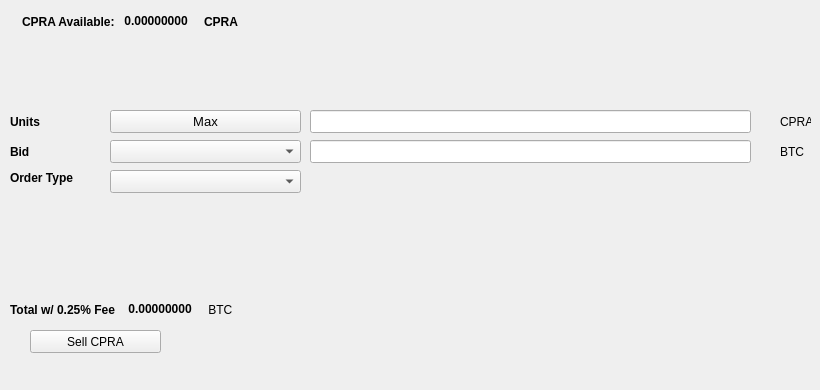
   <widget class="QWidget" name="SellTab">
    <attribute name="title">
     <string>Sell</string>
    </attribute>
    <widget class="QLabel" name="label_16">
     <property name="geometry">
      <rect>
       <x>780</x>
       <y>140</y>
       <width>31</width>
       <height>23</height>
      </rect>
     </property>
     <property name="text">
      <string>BTC</string>
     </property>
    </widget>
    <widget class="QComboBox" name="SellBidcomboBox">
     <property name="geometry">
      <rect>
       <x>110</x>
       <y>140</y>
       <width>191</width>
       <height>23</height>
      </rect>
     </property>
     <property name="font">
      <font>
       <pointsize>10</pointsize>
      </font>
     </property>
    </widget>
    <widget class="QLabel" name="label_18">
     <property name="geometry">
      <rect>
       <x>10</x>
       <y>110</y>
       <width>46</width>
       <height>23</height>
      </rect>
     </property>
     <property name="font">
      <font>
       <weight>75</weight>
       <bold>true</bold>
      </font>
     </property>
     <property name="text">
      <string>Units</string>
     </property>
    </widget>
    <widget class="QPushButton" name="Sell_Max_Amount">
     <property name="geometry">
      <rect>
       <x>110</x>
       <y>110</y>
       <width>191</width>
       <height>23</height>
      </rect>
     </property>
     <property name="font">
      <font>
       <pointsize>10</pointsize>
      </font>
     </property>
     <property name="text">
      <string>Max</string>
     </property>
    </widget>
    <widget class="QLabel" name="label_20">
     <property name="geometry">
      <rect>
       <x>10</x>
       <y>170</y>
       <width>91</width>
       <height>16</height>
      </rect>
     </property>
     <property name="font">
      <font>
       <weight>75</weight>
       <bold>true</bold>
      </font>
     </property>
     <property name="text">
      <string>Order Type</string>
     </property>
    </widget>
    <widget class="QComboBox" name="SellOrdertypeCombo">
     <property name="geometry">
      <rect>
       <x>110</x>
       <y>170</y>
       <width>191</width>
       <height>23</height>
      </rect>
     </property>
     <property name="font">
      <font>
       <pointsize>10</pointsize>
      </font>
     </property>
    </widget>
    <widget class="QLabel" name="label_21">
     <property name="geometry">
      <rect>
       <x>10</x>
       <y>140</y>
       <width>46</width>
       <height>23</height>
      </rect>
     </property>
     <property name="font">
      <font>
       <weight>75</weight>
       <bold>true</bold>
      </font>
     </property>
     <property name="text">
      <string>Bid</string>
     </property>
    </widget>
    <widget class="QLabel" name="label_22">
     <property name="geometry">
      <rect>
       <x>780</x>
       <y>110</y>
       <width>31</width>
       <height>23</height>
      </rect>
     </property>
     <property name="text">
      <string>CPRA</string>
     </property>
    </widget>
    <widget class="QLineEdit" name="UnitsInputCPRA">
     <property name="geometry">
      <rect>
       <x>310</x>
       <y>110</y>
       <width>441</width>
       <height>23</height>
      </rect>
     </property>
     <property name="font">
      <font>
       <pointsize>9</pointsize>
       <weight>75</weight>
       <bold>true</bold>
      </font>
     </property>
    </widget>
    <widget class="QLineEdit" name="SellBidPriceEdit">
     <property name="geometry">
      <rect>
       <x>310</x>
       <y>140</y>
       <width>441</width>
       <height>23</height>
      </rect>
     </property>
     <property name="font">
      <font>
       <pointsize>9</pointsize>
       <weight>75</weight>
       <bold>true</bold>
      </font>
     </property>
    </widget>
    <widget class="QPushButton" name="SellCPRABTN">
     <property name="geometry">
      <rect>
       <x>30</x>
       <y>330</y>
       <width>131</width>
       <height>23</height>
      </rect>
     </property>
     <property name="text">
      <string>Sell CPRA</string>
     </property>
     <property name="icon">
      <iconset resource="../capracoin">
       <normaloff>:/icons/bitcoin</normaloff>:/icons/bitcoin</iconset>
     </property>
    </widget>
    <widget class="QWidget" name="layoutWidget3">
     <property name="geometry">
      <rect>
       <x>22</x>
       <y>12</y>
       <width>258</width>
       <height>19</height>
      </rect>
     </property>
     <layout class="QHBoxLayout" name="horizontalLayout">
      <item>
       <widget class="QLabel" name="label232_2">
        <property name="font">
         <font>
          <weight>75</weight>
          <bold>true</bold>
         </font>
        </property>
        <property name="text">
         <string>CPRA Available:</string>
        </property>
       </widget>
      </item>
      <item>
       <widget class="QLabel" name="CPRAAvailableLabel">
        <property name="palette">
         <palette>
          <active>
           <colorrole role="WindowText">
            <brush brushstyle="SolidPattern">
             <color alpha="255">
              <red>0</red>
              <green>0</green>
              <blue>0</blue>
             </color>
            </brush>
           </colorrole>
           <colorrole role="Button">
            <brush brushstyle="SolidPattern">
             <color alpha="255">
              <red>0</red>
              <green>170</green>
              <blue>0</blue>
             </color>
            </brush>
           </colorrole>
           <colorrole role="Light">
            <brush brushstyle="SolidPattern">
             <color alpha="255">
              <red>0</red>
              <green>255</green>
              <blue>0</blue>
             </color>
            </brush>
           </colorrole>
           <colorrole role="Midlight">
            <brush brushstyle="SolidPattern">
             <color alpha="255">
              <red>0</red>
              <green>212</green>
              <blue>0</blue>
             </color>
            </brush>
           </colorrole>
           <colorrole role="Dark">
            <brush brushstyle="SolidPattern">
             <color alpha="255">
              <red>0</red>
              <green>85</green>
              <blue>0</blue>
             </color>
            </brush>
           </colorrole>
           <colorrole role="Mid">
            <brush brushstyle="SolidPattern">
             <color alpha="255">
              <red>0</red>
              <green>113</green>
              <blue>0</blue>
             </color>
            </brush>
           </colorrole>
           <colorrole role="Text">
            <brush brushstyle="SolidPattern">
             <color alpha="255">
              <red>0</red>
              <green>170</green>
              <blue>0</blue>
             </color>
            </brush>
           </colorrole>
           <colorrole role="BrightText">
            <brush brushstyle="SolidPattern">
             <color alpha="255">
              <red>255</red>
              <green>255</green>
              <blue>255</blue>
             </color>
            </brush>
           </colorrole>
           <colorrole role="ButtonText">
            <brush brushstyle="SolidPattern">
             <color alpha="255">
              <red>0</red>
              <green>0</green>
              <blue>0</blue>
             </color>
            </brush>
           </colorrole>
           <colorrole role="Base">
            <brush brushstyle="SolidPattern">
             <color alpha="255">
              <red>255</red>
              <green>255</green>
              <blue>255</blue>
             </color>
            </brush>
           </colorrole>
           <colorrole role="Window">
            <brush brushstyle="SolidPattern">
             <color alpha="255">
              <red>0</red>
              <green>170</green>
              <blue>0</blue>
             </color>
            </brush>
           </colorrole>
           <colorrole role="Shadow">
            <brush brushstyle="SolidPattern">
             <color alpha="255">
              <red>0</red>
              <green>0</green>
              <blue>0</blue>
             </color>
            </brush>
           </colorrole>
           <colorrole role="AlternateBase">
            <brush brushstyle="SolidPattern">
             <color alpha="255">
              <red>127</red>
              <green>212</green>
              <blue>127</blue>
             </color>
            </brush>
           </colorrole>
           <colorrole role="ToolTipBase">
            <brush brushstyle="SolidPattern">
             <color alpha="255">
              <red>255</red>
              <green>255</green>
              <blue>220</blue>
             </color>
            </brush>
           </colorrole>
           <colorrole role="ToolTipText">
            <brush brushstyle="SolidPattern">
             <color alpha="255">
              <red>0</red>
              <green>0</green>
              <blue>0</blue>
             </color>
            </brush>
           </colorrole>
          </active>
          <inactive>
           <colorrole role="WindowText">
            <brush brushstyle="SolidPattern">
             <color alpha="255">
              <red>0</red>
              <green>0</green>
              <blue>0</blue>
             </color>
            </brush>
           </colorrole>
           <colorrole role="Button">
            <brush brushstyle="SolidPattern">
             <color alpha="255">
              <red>0</red>
              <green>170</green>
              <blue>0</blue>
             </color>
            </brush>
           </colorrole>
           <colorrole role="Light">
            <brush brushstyle="SolidPattern">
             <color alpha="255">
              <red>0</red>
              <green>255</green>
              <blue>0</blue>
             </color>
            </brush>
           </colorrole>
           <colorrole role="Midlight">
            <brush brushstyle="SolidPattern">
             <color alpha="255">
              <red>0</red>
              <green>212</green>
              <blue>0</blue>
             </color>
            </brush>
           </colorrole>
           <colorrole role="Dark">
            <brush brushstyle="SolidPattern">
             <color alpha="255">
              <red>0</red>
              <green>85</green>
              <blue>0</blue>
             </color>
            </brush>
           </colorrole>
           <colorrole role="Mid">
            <brush brushstyle="SolidPattern">
             <color alpha="255">
              <red>0</red>
              <green>113</green>
              <blue>0</blue>
             </color>
            </brush>
           </colorrole>
           <colorrole role="Text">
            <brush brushstyle="SolidPattern">
             <color alpha="255">
              <red>0</red>
              <green>170</green>
              <blue>0</blue>
             </color>
            </brush>
           </colorrole>
           <colorrole role="BrightText">
            <brush brushstyle="SolidPattern">
             <color alpha="255">
              <red>255</red>
              <green>255</green>
              <blue>255</blue>
             </color>
            </brush>
           </colorrole>
           <colorrole role="ButtonText">
            <brush brushstyle="SolidPattern">
             <color alpha="255">
              <red>0</red>
              <green>0</green>
              <blue>0</blue>
             </color>
            </brush>
           </colorrole>
           <colorrole role="Base">
            <brush brushstyle="SolidPattern">
             <color alpha="255">
              <red>255</red>
              <green>255</green>
              <blue>255</blue>
             </color>
            </brush>
           </colorrole>
           <colorrole role="Window">
            <brush brushstyle="SolidPattern">
             <color alpha="255">
              <red>0</red>
              <green>170</green>
              <blue>0</blue>
             </color>
            </brush>
           </colorrole>
           <colorrole role="Shadow">
            <brush brushstyle="SolidPattern">
             <color alpha="255">
              <red>0</red>
              <green>0</green>
              <blue>0</blue>
             </color>
            </brush>
           </colorrole>
           <colorrole role="AlternateBase">
            <brush brushstyle="SolidPattern">
             <color alpha="255">
              <red>127</red>
              <green>212</green>
              <blue>127</blue>
             </color>
            </brush>
           </colorrole>
           <colorrole role="ToolTipBase">
            <brush brushstyle="SolidPattern">
             <color alpha="255">
              <red>255</red>
              <green>255</green>
              <blue>220</blue>
             </color>
            </brush>
           </colorrole>
           <colorrole role="ToolTipText">
            <brush brushstyle="SolidPattern">
             <color alpha="255">
              <red>0</red>
              <green>0</green>
              <blue>0</blue>
             </color>
            </brush>
           </colorrole>
          </inactive>
          <disabled>
           <colorrole role="WindowText">
            <brush brushstyle="SolidPattern">
             <color alpha="255">
              <red>0</red>
              <green>85</green>
              <blue>0</blue>
             </color>
            </brush>
           </colorrole>
           <colorrole role="Button">
            <brush brushstyle="SolidPattern">
             <color alpha="255">
              <red>0</red>
              <green>170</green>
              <blue>0</blue>
             </color>
            </brush>
           </colorrole>
           <colorrole role="Light">
            <brush brushstyle="SolidPattern">
             <color alpha="255">
              <red>0</red>
              <green>255</green>
              <blue>0</blue>
             </color>
            </brush>
           </colorrole>
           <colorrole role="Midlight">
            <brush brushstyle="SolidPattern">
             <color alpha="255">
              <red>0</red>
              <green>212</green>
              <blue>0</blue>
             </color>
            </brush>
           </colorrole>
           <colorrole role="Dark">
            <brush brushstyle="SolidPattern">
             <color alpha="255">
              <red>0</red>
              <green>85</green>
              <blue>0</blue>
             </color>
            </brush>
           </colorrole>
           <colorrole role="Mid">
            <brush brushstyle="SolidPattern">
             <color alpha="255">
              <red>0</red>
              <green>113</green>
              <blue>0</blue>
             </color>
            </brush>
           </colorrole>
           <colorrole role="Text">
            <brush brushstyle="SolidPattern">
             <color alpha="255">
              <red>0</red>
              <green>85</green>
              <blue>0</blue>
             </color>
            </brush>
           </colorrole>
           <colorrole role="BrightText">
            <brush brushstyle="SolidPattern">
             <color alpha="255">
              <red>255</red>
              <green>255</green>
              <blue>255</blue>
             </color>
            </brush>
           </colorrole>
           <colorrole role="ButtonText">
            <brush brushstyle="SolidPattern">
             <color alpha="255">
              <red>0</red>
              <green>85</green>
              <blue>0</blue>
             </color>
            </brush>
           </colorrole>
           <colorrole role="Base">
            <brush brushstyle="SolidPattern">
             <color alpha="255">
              <red>0</red>
              <green>170</green>
              <blue>0</blue>
             </color>
            </brush>
           </colorrole>
           <colorrole role="Window">
            <brush brushstyle="SolidPattern">
             <color alpha="255">
              <red>0</red>
              <green>170</green>
              <blue>0</blue>
             </color>
            </brush>
           </colorrole>
           <colorrole role="Shadow">
            <brush brushstyle="SolidPattern">
             <color alpha="255">
              <red>0</red>
              <green>0</green>
              <blue>0</blue>
             </color>
            </brush>
           </colorrole>
           <colorrole role="AlternateBase">
            <brush brushstyle="SolidPattern">
             <color alpha="255">
              <red>0</red>
              <green>170</green>
              <blue>0</blue>
             </color>
            </brush>
           </colorrole>
           <colorrole role="ToolTipBase">
            <brush brushstyle="SolidPattern">
             <color alpha="255">
              <red>255</red>
              <green>255</green>
              <blue>220</blue>
             </color>
            </brush>
           </colorrole>
           <colorrole role="ToolTipText">
            <brush brushstyle="SolidPattern">
             <color alpha="255">
              <red>0</red>
              <green>0</green>
              <blue>0</blue>
             </color>
            </brush>
           </colorrole>
          </disabled>
         </palette>
        </property>
        <property name="font">
         <font>
          <weight>75</weight>
          <bold>true</bold>
         </font>
        </property>
        <property name="text">
         <string> 0.00000000 </string>
        </property>
        <property name="textInteractionFlags">
         <set>Qt::LinksAccessibleByMouse|Qt::TextSelectableByKeyboard|Qt::TextSelectableByMouse</set>
        </property>
       </widget>
      </item>
      <item>
       <widget class="QLabel" name="labelCPRA">
        <property name="font">
         <font>
          <weight>75</weight>
          <bold>true</bold>
         </font>
        </property>
        <property name="text">
         <string>CPRA</string>
        </property>
       </widget>
      </item>
     </layout>
    </widget>
    <widget class="QWidget" name="layoutWidget">
     <property name="geometry">
      <rect>
       <x>10</x>
       <y>300</y>
       <width>268</width>
       <height>19</height>
      </rect>
     </property>
     <layout class="QHBoxLayout" name="horizontalLayout_2">
      <item>
       <widget class="QLabel" name="label_19">
        <property name="font">
         <font>
          <weight>75</weight>
          <bold>true</bold>
         </font>
        </property>
        <property name="text">
         <string>Total w/ 0.25% Fee </string>
        </property>
       </widget>
      </item>
      <item>
       <widget class="QLabel" name="SellCostLabel">
        <property name="palette">
         <palette>
          <active>
           <colorrole role="WindowText">
            <brush brushstyle="SolidPattern">
             <color alpha="255">
              <red>0</red>
              <green>0</green>
              <blue>0</blue>
             </color>
            </brush>
           </colorrole>
           <colorrole role="Button">
            <brush brushstyle="SolidPattern">
             <color alpha="255">
              <red>0</red>
              <green>170</green>
              <blue>0</blue>
             </color>
            </brush>
           </colorrole>
           <colorrole role="Light">
            <brush brushstyle="SolidPattern">
             <color alpha="255">
              <red>0</red>
              <green>255</green>
              <blue>0</blue>
             </color>
            </brush>
           </colorrole>
           <colorrole role="Midlight">
            <brush brushstyle="SolidPattern">
             <color alpha="255">
              <red>0</red>
              <green>212</green>
              <blue>0</blue>
             </color>
            </brush>
           </colorrole>
           <colorrole role="Dark">
            <brush brushstyle="SolidPattern">
             <color alpha="255">
              <red>0</red>
              <green>85</green>
              <blue>0</blue>
             </color>
            </brush>
           </colorrole>
           <colorrole role="Mid">
            <brush brushstyle="SolidPattern">
             <color alpha="255">
              <red>0</red>
              <green>113</green>
              <blue>0</blue>
             </color>
            </brush>
           </colorrole>
           <colorrole role="Text">
            <brush brushstyle="SolidPattern">
             <color alpha="255">
              <red>0</red>
              <green>170</green>
              <blue>0</blue>
             </color>
            </brush>
           </colorrole>
           <colorrole role="BrightText">
            <brush brushstyle="SolidPattern">
             <color alpha="255">
              <red>255</red>
              <green>255</green>
              <blue>255</blue>
             </color>
            </brush>
           </colorrole>
           <colorrole role="ButtonText">
            <brush brushstyle="SolidPattern">
             <color alpha="255">
              <red>0</red>
              <green>0</green>
              <blue>0</blue>
             </color>
            </brush>
           </colorrole>
           <colorrole role="Base">
            <brush brushstyle="SolidPattern">
             <color alpha="255">
              <red>255</red>
              <green>255</green>
              <blue>255</blue>
             </color>
            </brush>
           </colorrole>
           <colorrole role="Window">
            <brush brushstyle="SolidPattern">
             <color alpha="255">
              <red>0</red>
              <green>170</green>
              <blue>0</blue>
             </color>
            </brush>
           </colorrole>
           <colorrole role="Shadow">
            <brush brushstyle="SolidPattern">
             <color alpha="255">
              <red>0</red>
              <green>0</green>
              <blue>0</blue>
             </color>
            </brush>
           </colorrole>
           <colorrole role="AlternateBase">
            <brush brushstyle="SolidPattern">
             <color alpha="255">
              <red>127</red>
              <green>212</green>
              <blue>127</blue>
             </color>
            </brush>
           </colorrole>
           <colorrole role="ToolTipBase">
            <brush brushstyle="SolidPattern">
             <color alpha="255">
              <red>255</red>
              <green>255</green>
              <blue>220</blue>
             </color>
            </brush>
           </colorrole>
           <colorrole role="ToolTipText">
            <brush brushstyle="SolidPattern">
             <color alpha="255">
              <red>0</red>
              <green>0</green>
              <blue>0</blue>
             </color>
            </brush>
           </colorrole>
          </active>
          <inactive>
           <colorrole role="WindowText">
            <brush brushstyle="SolidPattern">
             <color alpha="255">
              <red>0</red>
              <green>0</green>
              <blue>0</blue>
             </color>
            </brush>
           </colorrole>
           <colorrole role="Button">
            <brush brushstyle="SolidPattern">
             <color alpha="255">
              <red>0</red>
              <green>170</green>
              <blue>0</blue>
             </color>
            </brush>
           </colorrole>
           <colorrole role="Light">
            <brush brushstyle="SolidPattern">
             <color alpha="255">
              <red>0</red>
              <green>255</green>
              <blue>0</blue>
             </color>
            </brush>
           </colorrole>
           <colorrole role="Midlight">
            <brush brushstyle="SolidPattern">
             <color alpha="255">
              <red>0</red>
              <green>212</green>
              <blue>0</blue>
             </color>
            </brush>
           </colorrole>
           <colorrole role="Dark">
            <brush brushstyle="SolidPattern">
             <color alpha="255">
              <red>0</red>
              <green>85</green>
              <blue>0</blue>
             </color>
            </brush>
           </colorrole>
           <colorrole role="Mid">
            <brush brushstyle="SolidPattern">
             <color alpha="255">
              <red>0</red>
              <green>113</green>
              <blue>0</blue>
             </color>
            </brush>
           </colorrole>
           <colorrole role="Text">
            <brush brushstyle="SolidPattern">
             <color alpha="255">
              <red>0</red>
              <green>170</green>
              <blue>0</blue>
             </color>
            </brush>
           </colorrole>
           <colorrole role="BrightText">
            <brush brushstyle="SolidPattern">
             <color alpha="255">
              <red>255</red>
              <green>255</green>
              <blue>255</blue>
             </color>
            </brush>
           </colorrole>
           <colorrole role="ButtonText">
            <brush brushstyle="SolidPattern">
             <color alpha="255">
              <red>0</red>
              <green>0</green>
              <blue>0</blue>
             </color>
            </brush>
           </colorrole>
           <colorrole role="Base">
            <brush brushstyle="SolidPattern">
             <color alpha="255">
              <red>255</red>
              <green>255</green>
              <blue>255</blue>
             </color>
            </brush>
           </colorrole>
           <colorrole role="Window">
            <brush brushstyle="SolidPattern">
             <color alpha="255">
              <red>0</red>
              <green>170</green>
              <blue>0</blue>
             </color>
            </brush>
           </colorrole>
           <colorrole role="Shadow">
            <brush brushstyle="SolidPattern">
             <color alpha="255">
              <red>0</red>
              <green>0</green>
              <blue>0</blue>
             </color>
            </brush>
           </colorrole>
           <colorrole role="AlternateBase">
            <brush brushstyle="SolidPattern">
             <color alpha="255">
              <red>127</red>
              <green>212</green>
              <blue>127</blue>
             </color>
            </brush>
           </colorrole>
           <colorrole role="ToolTipBase">
            <brush brushstyle="SolidPattern">
             <color alpha="255">
              <red>255</red>
              <green>255</green>
              <blue>220</blue>
             </color>
            </brush>
           </colorrole>
           <colorrole role="ToolTipText">
            <brush brushstyle="SolidPattern">
             <color alpha="255">
              <red>0</red>
              <green>0</green>
              <blue>0</blue>
             </color>
            </brush>
           </colorrole>
          </inactive>
          <disabled>
           <colorrole role="WindowText">
            <brush brushstyle="SolidPattern">
             <color alpha="255">
              <red>0</red>
              <green>85</green>
              <blue>0</blue>
             </color>
            </brush>
           </colorrole>
           <colorrole role="Button">
            <brush brushstyle="SolidPattern">
             <color alpha="255">
              <red>0</red>
              <green>170</green>
              <blue>0</blue>
             </color>
            </brush>
           </colorrole>
           <colorrole role="Light">
            <brush brushstyle="SolidPattern">
             <color alpha="255">
              <red>0</red>
              <green>255</green>
              <blue>0</blue>
             </color>
            </brush>
           </colorrole>
           <colorrole role="Midlight">
            <brush brushstyle="SolidPattern">
             <color alpha="255">
              <red>0</red>
              <green>212</green>
              <blue>0</blue>
             </color>
            </brush>
           </colorrole>
           <colorrole role="Dark">
            <brush brushstyle="SolidPattern">
             <color alpha="255">
              <red>0</red>
              <green>85</green>
              <blue>0</blue>
             </color>
            </brush>
           </colorrole>
           <colorrole role="Mid">
            <brush brushstyle="SolidPattern">
             <color alpha="255">
              <red>0</red>
              <green>113</green>
              <blue>0</blue>
             </color>
            </brush>
           </colorrole>
           <colorrole role="Text">
            <brush brushstyle="SolidPattern">
             <color alpha="255">
              <red>0</red>
              <green>85</green>
              <blue>0</blue>
             </color>
            </brush>
           </colorrole>
           <colorrole role="BrightText">
            <brush brushstyle="SolidPattern">
             <color alpha="255">
              <red>255</red>
              <green>255</green>
              <blue>255</blue>
             </color>
            </brush>
           </colorrole>
           <colorrole role="ButtonText">
            <brush brushstyle="SolidPattern">
             <color alpha="255">
              <red>0</red>
              <green>85</green>
              <blue>0</blue>
             </color>
            </brush>
           </colorrole>
           <colorrole role="Base">
            <brush brushstyle="SolidPattern">
             <color alpha="255">
              <red>0</red>
              <green>170</green>
              <blue>0</blue>
             </color>
            </brush>
           </colorrole>
           <colorrole role="Window">
            <brush brushstyle="SolidPattern">
             <color alpha="255">
              <red>0</red>
              <green>170</green>
              <blue>0</blue>
             </color>
            </brush>
           </colorrole>
           <colorrole role="Shadow">
            <brush brushstyle="SolidPattern">
             <color alpha="255">
              <red>0</red>
              <green>0</green>
              <blue>0</blue>
             </color>
            </brush>
           </colorrole>
           <colorrole role="AlternateBase">
            <brush brushstyle="SolidPattern">
             <color alpha="255">
              <red>0</red>
              <green>170</green>
              <blue>0</blue>
             </color>
            </brush>
           </colorrole>
           <colorrole role="ToolTipBase">
            <brush brushstyle="SolidPattern">
             <color alpha="255">
              <red>255</red>
              <green>255</green>
              <blue>220</blue>
             </color>
            </brush>
           </colorrole>
           <colorrole role="ToolTipText">
            <brush brushstyle="SolidPattern">
             <color alpha="255">
              <red>0</red>
              <green>0</green>
              <blue>0</blue>
             </color>
            </brush>
           </colorrole>
          </disabled>
         </palette>
        </property>
        <property name="font">
         <font>
          <weight>75</weight>
          <bold>true</bold>
         </font>
        </property>
        <property name="autoFillBackground">
         <bool>false</bool>
        </property>
        <property name="text">
         <string> 0.00000000</string>
        </property>
        <property name="textInteractionFlags">
         <set>Qt::LinksAccessibleByMouse|Qt::TextSelectableByMouse</set>
        </property>
       </widget>
      </item>
      <item>
       <widget class="QLabel" name="label_17">
        <property name="font">
         <font>
          <weight>50</weight>
          <bold>false</bold>
         </font>
        </property>
        <property name="text">
         <string> BTC</string>
        </property>
       </widget>
      </item>
     </layout>
    </widget>
    <widget class="QLabel" name="label_23">
     <property name="geometry">
      <rect>
       <x>460</x>
       <y>300</y>
       <width>281</width>
       <height>81</height>
      </rect>
     </property>
     <property name="text">
      <string/>
     </property>
     <property name="pixmap">
      <pixmap>:/images/bittrex</pixmap>
     </property>
    </widget>
   </widget>
